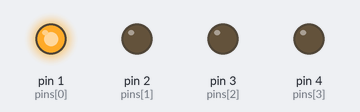
This sketch was run on a simulated Arduino Uno, built with avr-gcc and run on an emulated ATmega328P. Shown: output pins drawn as LEDs (lit = HIGH).

Above: at 0.1 s.
At 0.8 s:
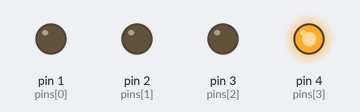
At 1.9 s:
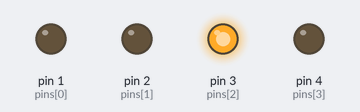
At 3.1 s:
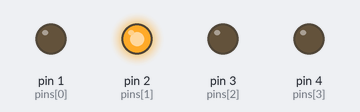
Timing chart, 0 to 3.4 s (numbered marks = the images above):
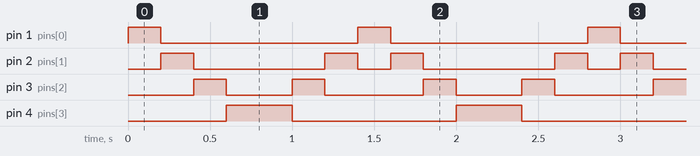

Measured:
- by itself, pin 1 (pins[0]): alternates HIGH for 0.20 s and LOW for 1.2 s
- by itself, pin 2 (pins[1]): repeats every 1.4 s: LOW 0.80 s, HIGH 0.20 s, LOW 0.20 s, HIGH 0.20 s
- by itself, pin 3 (pins[2]): repeats every 1.4 s: LOW 0.40 s, HIGH 0.20 s, LOW 0.60 s, HIGH 0.20 s
- by itself, pin 4 (pins[3]): alternates HIGH for 0.40 s and LOW for 1.0 s

The sketch:

Code_File.ino
```cpp
int pinsCount=4;                        // declaring the integer variable pinsCount
int pins[] = {1,2,3,4};                 // declaring the array pins[]

void setup() {
  for (int i=0; i<pinsCount; i=i+1){    // counting the variable i from 0 to 9
    pinMode(pins[i], OUTPUT);            // initialising the pin at index i of the array of pins as OUTPUT
  }
}

void loop() {
  for (int i=0; i<pinsCount; i=i+1){    // chasing right
    digitalWrite(pins[i], HIGH);         // switching the LED at index i on
    delay(200);                          // stopping the program for 100 milliseconds
    digitalWrite(pins[i], LOW);          // switching the LED at index i off
  }
  for (int i=pinsCount-1; i>0; i=i-1){   // chasing left (except the outer leds)
    digitalWrite(pins[i], HIGH);         // switching the LED at index i on
    delay(200);                          // stopping the program for 100 milliseconds
    digitalWrite(pins[i], LOW);          // switching the LED at index i off
  }
}
```
